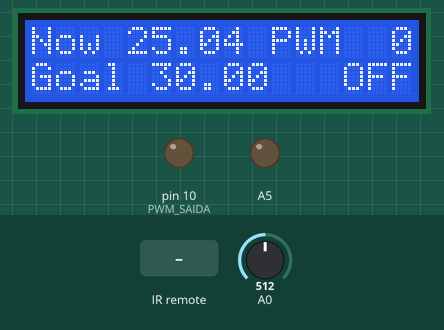
This sketch was run on a simulated Arduino Uno, built with avr-gcc and run on an emulated ATmega328P. On the bench: 16×2 character LCD, output pins drawn as LEDs (lit = HIGH). The test bench sets the inputs (shaded band); at power-on: A0 = 512. What the sketch prints to the serial monitor is not drawn.

Above: at 1.6 s.
1.7 s: infrared code 0xFFE21D received
At 4.0 s:
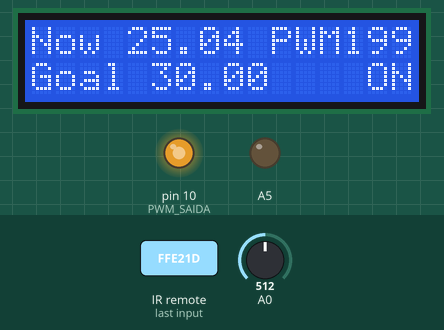
4.6 s: A0 set to 164
At 5.5 s:
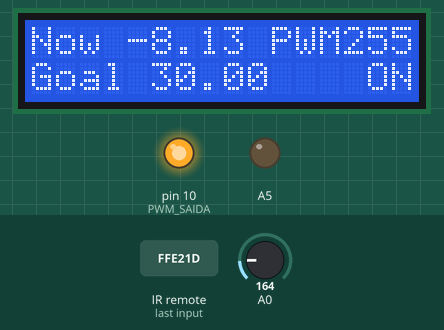
6.6 s: A0 set to 141
At 8.2 s:
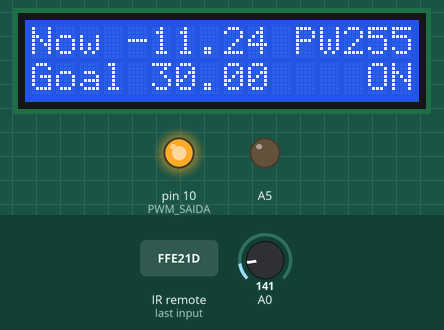
8.6 s: A0 set to 0
At 9.6 s:
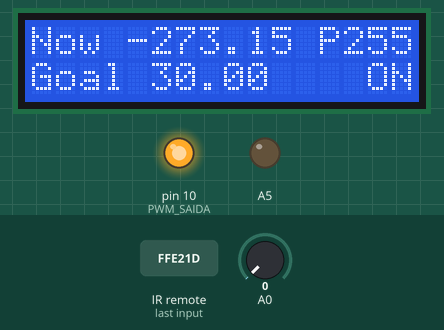
10.7 s: infrared code 0xFFE21D received
At 11.1 s:
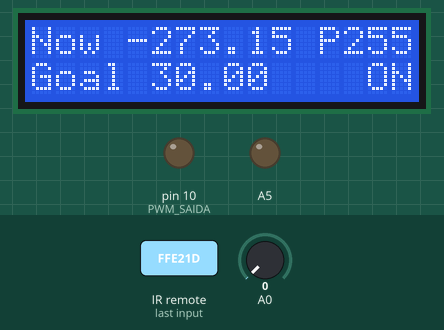
Timing chart, 0 to 13.7 s (numbered marks = the images above; inputs shaded):
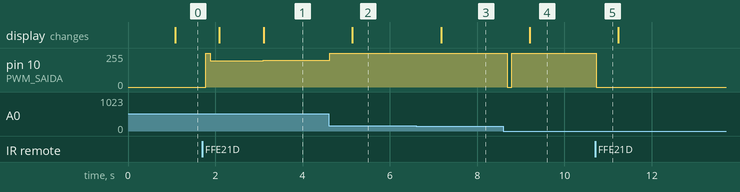

The sketch:

lcd_termistor_main.ino
```cpp
#include <IRremote.h>
#include <LiquidCrystal.h>
#include <math.h>

#define PWM_SAIDA 10
#define RECEPTOR_IR 7
#define TERMISTOR_NOMINAL 10000
#define TEMPERATURA_NOMINAL 25
#define BETA 3950
#define RESISTOR_SERIE 10000

const float KP = 40;
const float KI = 0.05;
const float KD = 20;
float integral = 0.0;
float erroAnterior = 0.0;
unsigned long tempoAnterior = 0;

float temperaturaDesejada = 30.0;
float temperaturaAtual = 0.0;
bool sistemaLigado = false;
bool telaLigada = false;
bool pwmLigado = false;
int pwmValor = 0;

LiquidCrystal lcd(12, 11, 5, 4, 3, 2);
IRrecv irrecv(RECEPTOR_IR);
decode_results results;

void setup() {
    Serial.begin(115200);
    lcd.begin(16, 2);
    pinMode(PWM_SAIDA, OUTPUT);
    pinMode(A5, OUTPUT);
    digitalWrite(A5, LOW);
    irrecv.enableIRIn();
    atualizarLCD();
    Serial.println("Tempo (s),Temp Atual (C),Temp Desejada (C),PWM");
}

void loop() {
    temperaturaAtual = lerTemperatura();

    if (irrecv.decode(&results)) {
        processarComando(results.value);
        irrecv.resume();
    }

    if (sistemaLigado) {
        atualizarPID();
    } else {
        analogWrite(PWM_SAIDA, 0);
        pwmValor = 0;
    }

    atualizarLCD();
    logSerial();
    delay(100);
}

void atualizarPID() {
    float erro = temperaturaDesejada - temperaturaAtual;
    unsigned long tempoAtual = millis();
    float deltaTempo = (tempoAtual - tempoAnterior) / 1000.0;

    float proporcional = KP * erro;
    integral += KI * erro * deltaTempo;
    float derivativo = KD * (erro - erroAnterior) / deltaTempo;

    integral = constrain(integral, -10000.0, 10000.0);

    pwmValor = (int)(proporcional + integral + derivativo);
    if (!pwmLigado) pwmValor = 0;
    pwmValor = constrain(pwmValor, 0, 255);
    analogWrite(PWM_SAIDA, pwmValor);

    erroAnterior = erro;
    tempoAnterior = tempoAtual;
}

void processarComando(unsigned long comando) {
    switch(comando) {
        case 0xFFA25D: // Liga/Desliga Sistema
            telaLigada = !telaLigada;
            digitalWrite(A5, !telaLigada ? HIGH : LOW);
            if(!telaLigada) pwmLigado = false;
            if(!telaLigada) sistemaLigado = false;
            break;

        case 0xFFE21D: // Alterna estado do sistema (mesma função do A25D)
            sistemaLigado = !sistemaLigado;

            // Controle automático do PWM
            if(sistemaLigado) {
                pwmLigado = true;  // Liga PWM ao ligar sistema
            } else {
                pwmLigado = false; // Desliga PWM ao desligar sistema
                pwmValor = 0;
                analogWrite(PWM_SAIDA, 0);
            }
            break;

        case 0xFF18E7: // -1.00 (Botão 2)
            ajustarTemperatura(-1.00);
            break;

        case 0xFF7A85: // +1.00 (Botão 3)
            ajustarTemperatura(+1.00);
            break;

        case 0xFF38C7: // -0.10 (Botão 5)
            ajustarTemperatura(-0.10);
            break;

        case 0xFF5AA5: // +0.10 (Botão 6)
            ajustarTemperatura(+0.10);
            break;

        case 0xFF4AB5: // -0.01 (Botão 8)
            ajustarTemperatura(-0.01);
            break;

        case 0xFF52AD: // +0.01 (Botão 9)
            ajustarTemperatura(+0.01);
            break;
    }
}

void ajustarTemperatura(float delta) {
    float novaTemp = temperaturaDesejada + delta;
    temperaturaDesejada = constrain(novaTemp, 27.0, 35.0);
}

void atualizarLCD() {
  static unsigned long ultimoLoglcd = 0;
  if(millis() - ultimoLoglcd >= 1000) {
    lcd.clear();

    // Linha 1: NowXX.XX PWMXXX
    lcd.setCursor(0, 0);
    lcd.print("Now ");
    lcd.print(temperaturaAtual, 2);
    lcd.print(" PWM");

    // Ajusta a posição do PWM conforme o número de dígitos
    if(pwmValor < 10) {
        lcd.setCursor(15, 0); // 1 dígito: posição 12
        lcd.print(pwmValor);
        lcd.print("  "); // Limpa possíveis dígitos anteriores
    } else if(pwmValor < 100) {
        lcd.setCursor(14, 0); // 2 dígitos: posição 11
        lcd.print(pwmValor);
        lcd.print(" "); // Limpa possível dígito anterior
    } else {
        lcd.setCursor(13, 0); // 3 dígitos: posição 10
        lcd.print(pwmValor);
    }

    // Linha 2: WantXX.XX ON/OFF
    lcd.setCursor(0, 1);
    lcd.print("Goal ");
    lcd.print(temperaturaDesejada, 2);
    lcd.print("   ");
    lcd.print(sistemaLigado ? " ON" : "OFF");
    ultimoLoglcd = millis();
  }
}

float lerTemperatura() {
    int leitura = analogRead(A0);
    float tensao = leitura * (5.0 / 1023.0);
    float resistencia = RESISTOR_SERIE * (5.0 / tensao - 1.0);

    float temperatura = log(resistencia / TERMISTOR_NOMINAL) / BETA;
    temperatura += 1.0 / (TEMPERATURA_NOMINAL + 273.15);
    temperatura = 1.0 / temperatura - 273.15;

    return temperatura;
}

void logSerial() {
    static unsigned long ultimoLog = 0;
    if(millis() - ultimoLog >= 1000) {
        Serial.print(millis()/1000.0, 2);
        Serial.print(",");
        Serial.print(temperaturaAtual, 2);
        Serial.print(",");
        Serial.print(temperaturaDesejada, 2);
        Serial.print(",");
        Serial.println(pwmValor);
        ultimoLog = millis();
    }
}
```

Measured:
- the behaviour switches between 150 and 149 on A0 (found by bisection; images 2 and 3)
- after the input at 1.7 s, pin 10 (PWM_SAIDA): 0/255 → 254/255 after 0.08 s, → 198/255 0.10 s later, → 199/255 1.2 s later; the display: first changes after 0.39 s (image 1 shows a later state)
- after the input at 4.6 s, pin 10 (PWM_SAIDA): 199/255 → 255/255 at once; the display: changes after 0.54 s (image 2)
- after the input at 6.6 s, the display: changes after 0.57 s (image 3)
- after the input at 8.6 s, pin 10 (PWM_SAIDA): 255/255 → 0/255 after 0.09 s, → 255/255 0.10 s later; the display: changes after 0.60 s (image 4)
- after the input at 10.7 s, pin 10 (PWM_SAIDA): 255/255 → 0/255 at once
